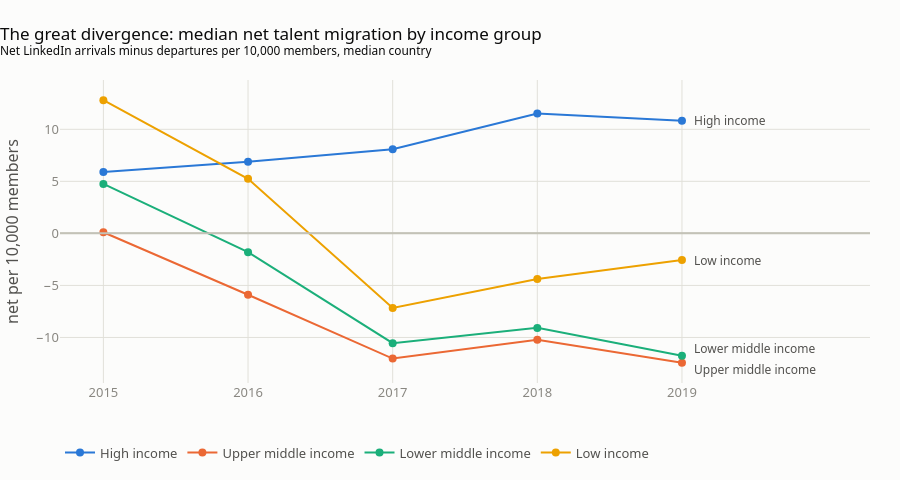

The cell this chart's notebook holds for it:
### Code cell
fig = go.Figure()
for inc in INCOME_ORDER:
    y = by_income.loc[inc]
    fig.add_trace(go.Scatter(x=YEARS, y=y, name=inc, mode="lines+markers",
                             line=dict(color=INCOME_COLOR[inc], width=2), marker=dict(size=8),
                             hovertemplate=f"<b>{inc}</b><br>%{{x}}: %{{y:.1f}} per 10k members<extra></extra>"))
    nudge = {"Lower middle income": 7, "Upper middle income": -7}.get(inc, 0)
    fig.add_annotation(x=2019, y=y.iloc[-1], text=inc, showarrow=False, xanchor="left", xshift=10, yshift=nudge,
                       font=dict(color=INK2, size=12))
fig.add_hline(y=0, line_color=AXIS)
fig.update_layout(title="The great divergence: median net talent migration by income group<br>"
                        "<sup>Net LinkedIn arrivals minus departures per 10,000 members, median country</sup>",
                  xaxis=dict(tickvals=YEARS, range=[2014.7, 2020.3]), yaxis_title="net per 10,000 members",
                  hovermode="x unified", height=480)
save(fig, "01_divergence")

### Figure 1 — Plotly figure (JSON) as saved in the notebook; plotly's stock layout.template omitted (floating-point values rounded to 4 significant figures)
{"data": [{"hovertemplate": "<b>High income</b><br>%{x}: %{y:.1f} per 10k members<extra></extra>", "line": {"color": "#2a78d6", "width": 2}, "marker": {"size": 8}, "mode": "lines+markers", "name": "High income", "type": "scatter", "x": [2015, 2016, 2017, 2018, 2019], "y": [5.905, 6.88, 8.085, 11.52, 10.81]}, {"hovertemplate": "<b>Upper middle income</b><br>%{x}: %{y:.1f} per 10k members<extra></extra>", "line": {"color": "#eb6834", "width": 2}, "marker": {"size": 8}, "mode": "lines+markers", "name": "Upper middle income", "type": "scatter", "x": [2015, 2016, 2017, 2018, 2019], "y": [0.11, -5.895, -12.03, -10.23, -12.44]}, {"hovertemplate": "<b>Lower middle income</b><br>%{x}: %{y:.1f} per 10k members<extra></extra>", "line": {"color": "#1baf7a", "width": 2}, "marker": {"size": 8}, "mode": "lines+markers", "name": "Lower middle income", "type": "scatter", "x": [2015, 2016, 2017, 2018, 2019], "y": [4.75, -1.81, -10.55, -9.08, -11.75]}, {"hovertemplate": "<b>Low income</b><br>%{x}: %{y:.1f} per 10k members<extra></extra>", "line": {"color": "#eda100", "width": 2}, "marker": {"size": 8}, "mode": "lines+markers", "name": "Low income", "type": "scatter", "x": [2015, 2016, 2017, 2018, 2019], "y": [12.8, 5.24, -7.16, -4.38, -2.56]}], "layout": {"annotations": [{"font": {"color": "#52514e", "size": 12}, "showarrow": false, "text": "High income", "x": 2019, "xanchor": "left", "xshift": 10, "y": 10.81, "yshift": 0}, {"font": {"color": "#52514e", "size": 12}, "showarrow": false, "text": "Upper middle income", "x": 2019, "xanchor": "left", "xshift": 10, "y": -12.44, "yshift": -7}, {"font": {"color": "#52514e", "size": 12}, "showarrow": false, "text": "Lower middle income", "x": 2019, "xanchor": "left", "xshift": 10, "y": -11.75, "yshift": 7}, {"font": {"color": "#52514e", "size": 12}, "showarrow": false, "text": "Low income", "x": 2019, "xanchor": "left", "xshift": 10, "y": -2.56, "yshift": 0}], "height": 480, "hovermode": "x unified", "shapes": [{"line": {"color": "#c3c2b7"}, "type": "line", "x0": 0, "x1": 1, "xref": "x domain", "y0": 0, "y1": 0, "yref": "y"}], "title": {"text": "The great divergence: median net talent migration by income group<br><sup>Net LinkedIn arrivals minus departures per 10,000 members, median country</sup>"}, "xaxis": {"range": [2015.0, 2020.0], "tickvals": [2015, 2016, 2017, 2018, 2019]}, "yaxis": {"title": {"text": "net per 10,000 members"}}}}
